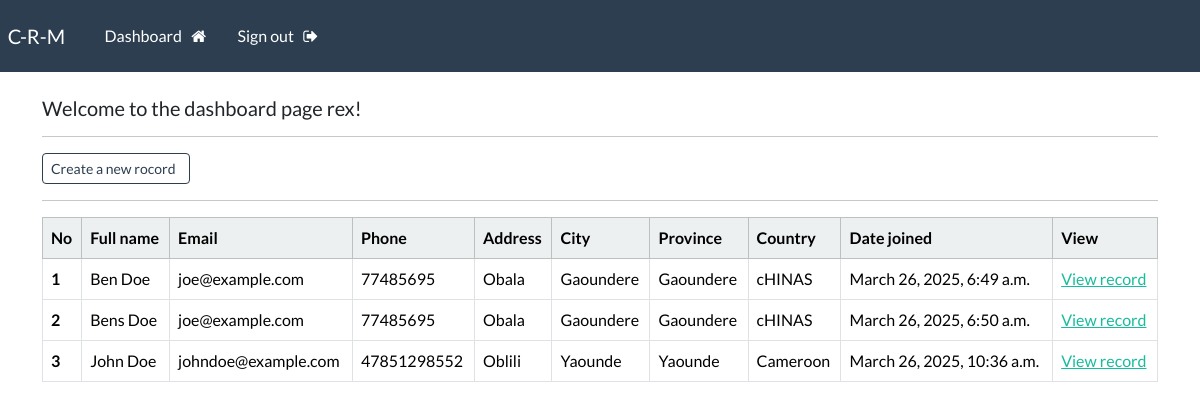
Before: /dashboard/ (signed in) with the older database file.
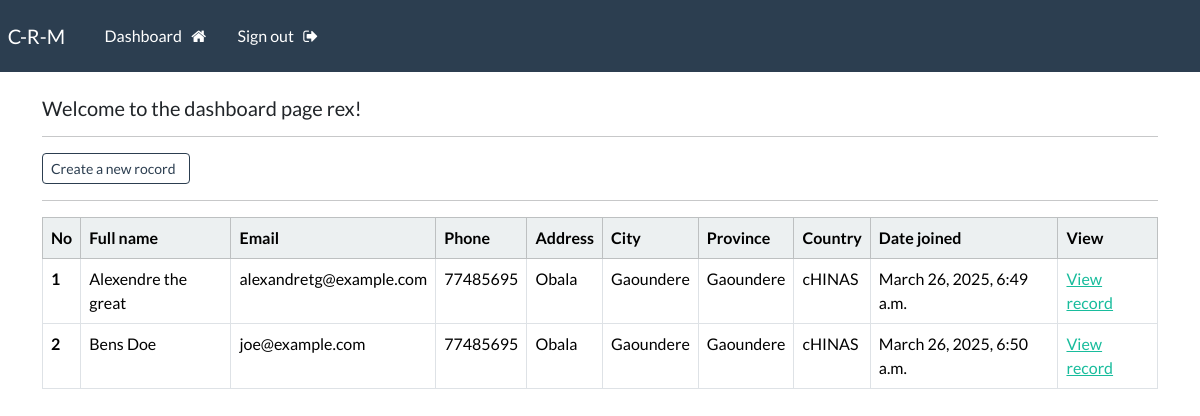
After: the same page with the newer database file.
### webapp/models.py (models this page shows)
class Record(models.Model):
    first_name = models.CharField(max_length=100)
    last_name = models.CharField(max_length=100)
    email = models.CharField(max_length=50)
    phone = models.CharField(max_length=21)
    address = models.CharField(max_length=80)
    city = models.CharField(max_length=255)
    province = models.CharField(max_length=300)
    country = models.CharField(max_length=50)
    creation_date = models.DateTimeField(auto_now_add=True)

### webapp/views.py (the view)
# urls.py: path('dashboard/', views.dashboard, name='dashboard'),
@login_required(login_url='login')
def dashboard(request):
    records = Record.objects.all()
    context = {"records": records}
    return render(request, 'webapp/dashboard.html', context=context)

### webapp/templates/webapp/dashboard.html (shortened to what this page needs)
{% extends 'webapp/base.html' %}
{% block content %}
    <h5> Welcome to the dashboard page {{user}}! </h5>
    <hr>
    <a class='btn btn-outline-primary btn-sm' href='{% url 'create-record' %}'> Create a new rocord &nbsp; </a>
    <hr>
    <table class="table table-hover table-bordered">
        <thead class="table-light">
        <tr>
            <th scope="col">No</th>
            <th scope="col">Full name</th>
            <th scope="col">Email</th>
            <th scope="col">Phone</th>
            <th scope="col">Address</th>
            <th scope="col">City</th>
            <th scope="col">Province</th>
            <th scope="col">Country</th>
            <th scope="col">Date joined</th>
            <th scope="col">View</th>
        </tr>
        </thead>
        <tbody>
            {% if records %}
                {% for record in records  %}
                    <tr>
                        <th scope="row">{{record.id}}</th>
                        <td>{{record.first_name}} {{record.last_name}}</td>
                        <td>{{record.email}}</td>
                        <td>{{record.phone}}</td>
                        <td>{{record.address}}</td>
                        <td>{{record.city}}</td>
                        <td>{{record.city}}</td>
                        <td>{{record.country}}</td>
                        <td>{{record.creation_date}}</td>
                        <td><a href="{% url 'record' record.id %}"> View record</a></td>
                    </tr>
                {% endfor %}
            {% else %}
                <p class='text-center'>No items are available</p>
            {% endif %}
        </tbody>
    </table>
    {% endblock %}

### webapp/templates/webapp/base.html (shortened to what this page needs)
{% load static %}
<!DOCTYPE html>
<html lang="en">
<head>
    <link rel="stylesheet" type="text/css" href="https://bootswatch.com/5/flatly/bootstrap.min.css">
    <link rel="stylesheet" type="text/css" href="{% static 'css/style.css' %}">
    <link rel="stylesheet" href="https://cdnjs.cloudflare.com/ajax/libs/font-awesome/4.7.0/css/font-awesome.min.css">
</head>
<body>
     {% include 'webapp/nav.html' %}
    <div class="container">
        <br>
        {% block content %}
        {% endblock %}
    </div>
</body>
</html>

### webapp/templates/webapp/nav.html (shortened to what this page needs)
<nav class="navbar navbar-expand-lg navbar-dark bg-primary justify-content-center">
    <a class="navbar-brand main-heading" href="{% url '' %}">
      &nbsp; C-R-M
    </a>
      <div class="collapse navbar-collapse text-center" id="navbarNavDropdown">
        <ul class="navbar-nav mr-auto">
          {% if user.is_authenticated %}
            <li class="nav-item">
              <a class="nav-link" href="{% url 'dashboard' %}">Dashboard &nbsp; <i class="fa fa-home" aria-hidden="true"></i> </a>
            </li>
            <li class="nav-item">
              <a class="nav-link" href="{% url 'user-logout' %}">Sign out &nbsp; <i class="fa fa-sign-out" aria-hidden="true"></i> </a>
            </li>
        </ul>
        {% endif %}
      </div>
  </nav>

Changed rows visible on the page:
removed Record: id "3", first_name "John", last_name "Doe", email "johndoe@example.com", phone "47851298552", address "Oblili", city "Yaounde", country "Cameroon", creation_date "March 26, 2025, 10:36 a.m."
changed Record id 1: first_name "Ben" → "Alexendre"; last_name "Doe" → "the great"; email "joe@example.com" → "alexandretg@example.com"
